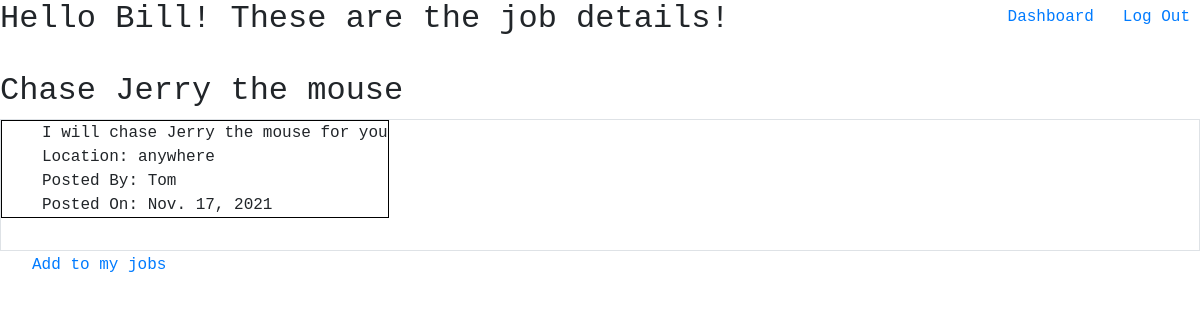
The page /jobs/7 (signed in) on the database its author committed.
### job_app/models.py (models this page shows)
class User(models.Model):
    first_name = models.CharField(max_length=45)
    last_name = models.CharField(max_length=45)
    email = models.EmailField(unique=True)
    password = models.CharField(max_length=255)
    objects = UserManager()

class Jobs(models.Model):
    title = models.CharField(max_length=255)
    description = models.CharField(max_length=255)
    location = models.CharField(max_length=255)
    creator = models.ForeignKey(User, related_name="created_by", on_delete=models.CASCADE)
    current_employee = models.ForeignKey(User, related_name="selected_jobs", on_delete=models.CASCADE, null=True)
    created_at = models.DateField(auto_now_add=True)
    objects = JobsManager()

### job_app/views.py (the view)
# urls.py: path('jobs/<int:job_id>', views.job_page),
def job_page(request, job_id):
    context = {
        'job': Jobs.objects.get(id=job_id),
        'current_user': User.objects.get(id=request.session['user_id'])
    }
    return render(request, "jobs.html", context)

### job_app/templates/jobs.html (shortened to what this page needs)
<!DOCTYPE html>
<html lang="en">
  <head>
    <link
      href="https://stackpath.bootstrapcdn.com/bootstrap/4.5.0/css/bootstrap.min.css"
      rel="stylesheet"
    />
    {% load static %}
    <link rel="stylesheet" href="{% static 'css/style.css' %}" />
  </head>
  <body>
    <h2>Hello {{ current_user.first_name }}! These are the job details!</h2>
    <section>
      <div class="top-right">
        <a href="/dashboard">Dashboard &nbsp;</a>
        <a href="/logout">Log Out</a>
      </div>
    </section>
    <section>
      <h2>{{job.title}}</h2>
      <div class="border">
        <div class="form-group">
          <ul style="list-style-type: none">
            <li>{{job.description}}</li>
            <li>Location: {{job.location}}</li>
            <li>Posted By: {{job.creator.first_name}}</li>
            <li>Posted On: {{job.created_at}}</li>
          </ul>
        </div>
    </div>
    </section>
    <a href="/jobs/add/{{job.id}}" >Add to my jobs</a>
  </body>
</html>

### job_app/static/style.css (style rules this page uses)
* { font-family: 'Hermit', monospace; }
.top-right { position:fixed; right:10px; top:5px; }
section { width: 50%; margin: 0 2em; display: inline; }
.form-group { display: flex; width: auto; }
ul { border: 1px solid black; }
.border { border: 1px solid black; display: flex; width: auto; }

### rows shown on the page
User: first_name "Bill"
Jobs: title "Chase Jerry the mouse", description "I will chase Jerry the mouse for you", location "anywhere", creator.first_name "Tom", created_at "Nov. 17, 2021"
